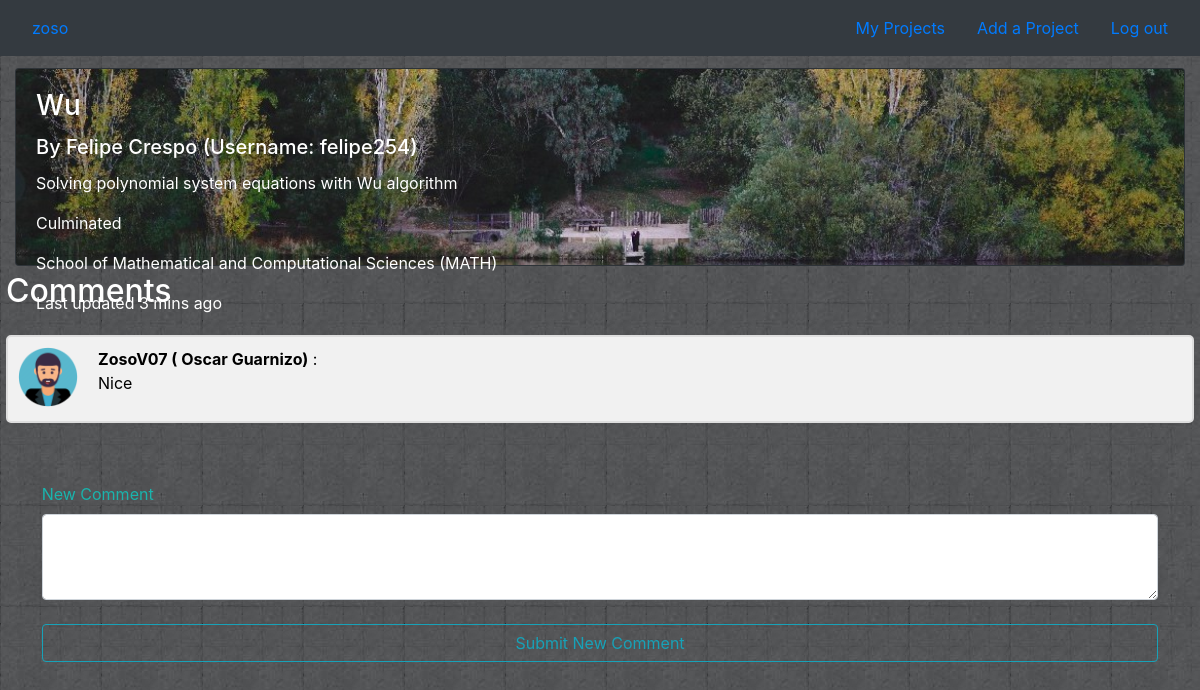
Page /home/MATH/2 (signed in) on the committed database.
### projects/models.py (models this page shows, shortened)
class Project(models.Model):
    name = models.CharField(max_length=64)
    description = models.CharField(max_length=200)
    state = models.CharField(max_length=20)
    school = models.ForeignKey(School, on_delete=models.CASCADE, related_name="projects_school")
    comments = models.ManyToManyField(User, blank=True, related_name="reviews", through='Review')
    user = models.ForeignKey(User, default = "", on_delete=models.CASCADE, related_name="projects_user")

class School(models.Model):
    name = models.CharField(max_length=300)
    code = models.CharField(max_length=4)
    img = models.CharField(default ="",max_length=40)
    def __str__(self):
        return f"{self.name} ({self.code})"

class Review(models.Model):
    user = models.ForeignKey(User, on_delete = models.CASCADE)
    project = models.ForeignKey(Project, on_delete = models.CASCADE)
    comment = models.CharField(max_length=300)

### projects/views.py (the view)
# urls.py: path("home/<str:school_code>/<int:project_id>", views.project, name="project"),
def project(request, school_code, project_id):
    try:
        project = Project.objects.get(id=project_id)
    except Project.DoesNotExist:
        raise render(request, "projects/error.html",{"message": "No Project."})
    can_comment = False
    try:
        current_user_review = Review.objects.get(project = project, user = request.user)
    except Review.DoesNotExist:
        can_comment = True
    own_user = project.user == request.user
    context = {
        "project": project,
        "reviews": Review.objects.filter(project = project),
        "can_comment" : can_comment,
        "own_user" : own_user
    }
    return render(request, "projects/project.html", context)

### projects/templates/projects/project.html (shortened to what this page needs)
{% extends "projects/layout.html" %}
{% block body %}
<div class="container-fluid" style="padding-top: 1%;">
    <div class="row">
        <div class="col">
                <div class="card bg-dark text-white">
                        <img src="../../static/orders/project_img.jpg" class="card-img" alt="...">
                        <div class="card-img-overlay">
                          <h3 class="card-title">{{ project.name }}</h3>
                          <h5 class="card-title"> By {{ project.user.first_name }} {{ project.user.last_name }} (Username: {{ project.user.username }}) </h5>
                          <p class="card-text"> {{ project.description }} </p>
                          <p class="card-text"> {{ project.state }} </p>
                          <p class="card-text"> {{ project.school }} </p>
                          <p class="card-text">Last updated 3 mins ago</p>
                        </div>
                </div>
        </div>
    </div>
</div>
<div style="padding: 0.5%;">
<h2> Comments </h2>
<div class="my-4" id="messages">
    {% for review in reviews %}
    <div class="container_comments" style="color: black;">
        <img src="../../static/orders/profile.png" alt="Avatar">
        <strong> {{ review.user.username }} ( {{ review.user.first_name }} {{ review.user.last_name }})</strong> :
        <p> {{ review.comment }} </p>
    </div>
    {% endfor %}
</div>
{% if can_comment and not own_user %}
<form style="color: #1ab4ad; padding: 3%;" action="{% url 'submit_comment' project.school.code project.id %}" method="POST">
<div class="form-group">
        <label for="exampleFormControlTextarea1"> New Comment</label>
        <textarea class="form-control" id="exampleFormControlTextarea1" rows="3" name="comment"></textarea>
</div>
<div class="form-group">
    <button class="btn btn-outline-info btn-rounded btn-block my-4 waves-effect z-depth-0" type="submit">
    Submit New Comment
    </button>
</div>
{% endif %}
</form>
</div>
{% endblock %}

### projects/templates/projects/layout.html (shortened to what this page needs)
{% load static %}
<!DOCTYPE html>
<html lang="en" dir="ltr">
  <head>
    <link rel="stylesheet" href="https://stackpath.bootstrapcdn.com/bootstrap/4.3.1/css/bootstrap.min.css">
    <link rel="stylesheet" href="{% static 'orders/main.css' %}"/>
    <link rel="stylesheet" href="https://cdnjs.cloudflare.com/ajax/libs/font-awesome/4.7.0/css/font-awesome.min.css">
  </head>
  <body>
    <nav class="navbar navbar-default bg-dark navbar-dark" role="navigation">
      <ul class="nav navbar-left" >
          <li class="nav-item"><a class="nav-link active" href="/"> {{ user.username }}</a></li>
      </ul>
      <ul class="nav navbar-right" >
        {% if user.username %}
          <li class="nav-item"><a class="nav-link" href="{% url 'list_projects' user.username %}">My Projects</a></li>
        {% else %}
          <li class="nav-item"><a class="nav-link" href="">My Projects</a></li>
        {% endif %}
          <li class="nav-item"><a class="nav-link" href="{% url 'create_project' %}">Add a Project</a></li>
          <li class="nav-item"><a class="nav-link" href="/users/logout">Log out</a></li>
      </ul>
      </nav>
            {% block body %}
            {% endblock %}
  </body>
</html>

### projects/static/orders/main.css (style rules this page uses)
body { background-image: url( "img_black_texture2.jpg"); background-repeat: repeat; color: #ffffff; }
h1, h2, h3, h4, h5, h6 { color: #ffffff; }
.container_comments { border: 2px solid #dedede; background-color: #f1f1f1; border-radius: 5px; padding: 10px; margin: 10px 0; }
.container_comments::after { content: ""; clear: both; display: table; }
.container_comments img { float: left; max-width: 60px; width: 100%; margin-right: 20px; border-radius: 50%; }

### rows in the picture
Project: name "Wu", user.first_name "Felipe", user.last_name "Crespo", user.username "felipe254", description "Solving polynomial system equations with Wu algorithm", state "Culminated", school "School of Mathematical and Computational Sciences (MATH)"
Review: user.username "ZosoV07", user.first_name "Oscar", user.last_name "Guarnizo", comment "Nice"

### other values in the picture
{{ user.username }} "zoso"
